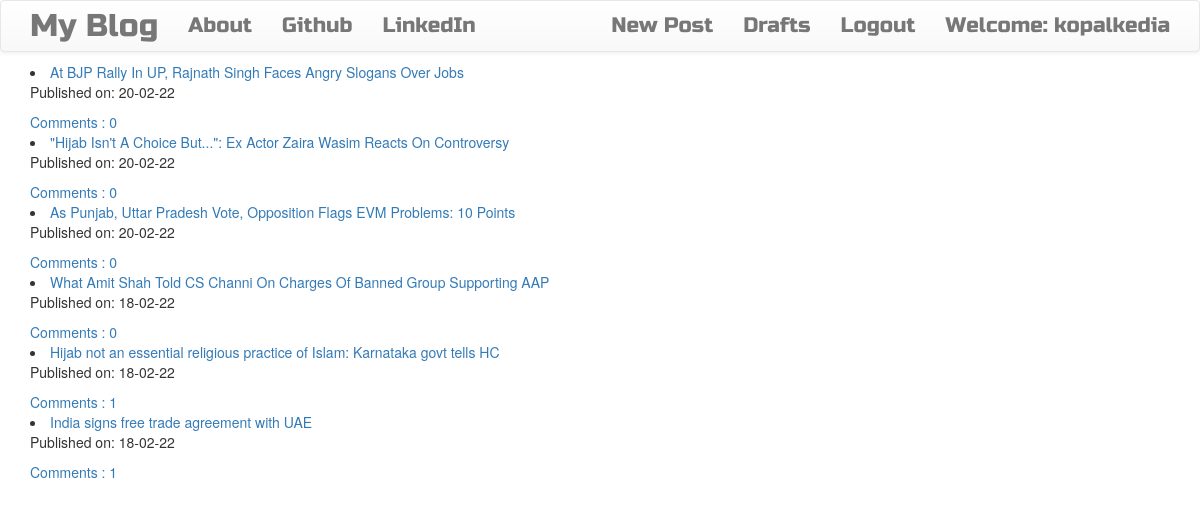
The app's page / (signed in) with its own data.
### blog/models.py (models this page shows, shortened)
class Post(models.Model):
    author = models.ForeignKey('auth.User',on_delete=models.CASCADE)
    post_title = models.CharField(max_length = 256)
    post_desc = models.TextField() # not mandatory to have max_length
    created_date = models.DateTimeField(default = timezone.now)
    published_date = models.DateTimeField(blank= True,null=True)
    def approve_comment(self):
        return self.comments.filter(approved_comment=True)

### blog/views.py (the view)
# urls.py: path('',views.PostListView.as_view(),name='post_list_view'),
class PostListView(ListView):
    model = Post
    def get_queryset(self):
        return Post.objects.filter(published_date__lte=timezone.now()).order_by('-published_date')

### blog/templates/blog/post_list.html
{% extends 'blog/base.html' %}
{% block block-content%}
<div class="centerstage">
  {% for post in post_list %}
  <div class="post">
    <li><a href="{% url 'post_detail_view' pk=post.pk %}">{{post.post_title}}</a></li>
    <div class="date">
      <p>Published on: {{post.published_date|date:'d-m-y'}}</p>
    </div>
    <a href="{% url 'post_detail_view' pk=post.pk %}">Comments : {{post.approve_comment.count}}</a>
    <br>
  </div>
  {% endfor %}
</div>
{% endblock %}

### blog/templates/blog/base.html (shortened to what this page needs)
<!DOCTYPE html>
{% load static %}
<html lang="en" dir="ltr">
  <head>
    <link rel="stylesheet" href="https://maxcdn.bootstrapcdn.com/bootstrap/3.3.7/css/bootstrap.min.css">
    <link rel="stylesheet" href="https://maxcdn.bootstrapcdn.com/bootstrap/3.3.7/css/bootstrap-theme.min.css">
    <link rel="stylesheet" href="//cdn.jsdelivr.net/medium-editor/latest/css/medium-editor.min.css" type="text/css" media="screen" charset="utf-8">
    <link rel="stylesheet" href="{% static 'css/blog.css' %}">
  </head>
  <body>
    <nav class='navbar navbar-default techfont custom-navbar'>
      <div class='container'>
        <ul class='nav navbar-nav'>
          <li><a class='navbar-brand bigbrand' href="{% url 'post_list_view' %}">My Blog </a> </li>
          <li><a href="{% url 'about_me' %}">About</a></li>
          <li><a href='https://github.com/kopalkk99'>Github</a></li>
          <li><a href='https://www.linkedin.com/in/kopal-kumari/'>LinkedIn</a></li>
        </ul>
        <ul class='nav navbar-nav navbar-right'>
          {% if user.is_authenticated %}
          <li>
              <a href="{% url 'create_post_view' %}">New Post</a>
          </li>
          <li>
              <a href="{% url 'post_draft_view' %}">Drafts</a>
          </li>
          <li>
              <a href="{% url 'logout' %}">Logout</a>
          </li>
          <li>
              <a>Welcome: {{user.username}}</a>
          </li>
          {% else %}
              <li> <a class=" nav navbar-right " href="{% url 'login' %}">Login</a>
              </li>
          {% endif %}
        </ul>
      </div>
    </nav>
          <div class="content container">
              <div class="row">
                  <div class="col-md-8">
                    <div class="blog_posts">
                      {% block block-content %}
                      {% endblock %}
                    </div>
                  </div>
              </div>
          </div>
  </body>
</html>

### blog/static/css/blog.css (style rules this page uses)
.techfont { font-family: 'Russo One', sans-serif; font-size: 1.5em; margin-bottom: 10px; }
.centerstage { margin-left: auto; margin-right: auto; }
.bigbrand { font-size: 1.5em; }

### records on screen
Post: post_title "At BJP Rally In UP, Rajnath Singh Faces Angry Slogans Over Jobs", published_date "20-02-22", approve_comment.count "0"
Post: post_title "\"Hijab Isn't A Choice But...\": Ex Actor Zaira Wasim Reacts On Controversy", published_date "20-02-22", approve_comment.count "0"
Post: post_title "As Punjab, Uttar Pradesh Vote, Opposition Flags EVM Problems: 10 Points", published_date "20-02-22", approve_comment.count "0"
Post: post_title "What Amit Shah Told CS Channi On Charges Of Banned Group Supporting AAP", published_date "18-02-22", approve_comment.count "0"
Post: post_title "Hijab not an essential religious practice of Islam: Karnataka govt tells HC", published_date "18-02-22", approve_comment.count "1"
Post: post_title "India signs free trade agreement with UAE", published_date "18-02-22", approve_comment.count "1"

### other values on screen
{{ user.username }} "kopalkedia"
